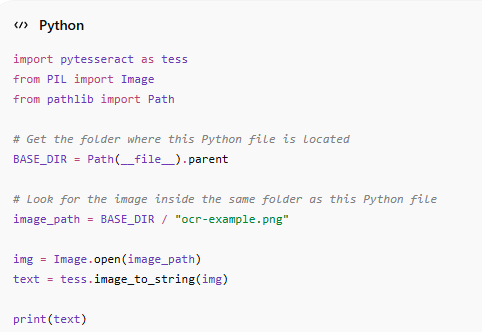
#> input picture learn-python/ocr-example.png, 482 x 332 px
$ python -i Image-Preprocessing-OCR.py   (imports and definitions only)
#> lines starting #> are read from the running program, lines starting #| are printed output that depends on the picture; after the words box and inside, x2 and y2 are one past the last pixel; in counts of white or black regions, pixels touching at a corner belong together
# Importing necessary libraries
import cv2
import numpy as np

# [6 lines left out: function open, not called in this run]

def save(cv2_im, filename='image.png'):
    """Saves the OpenCV image in cv2_im as an image file."""
    cv2.imwrite(filename, cv2_im)

def grayscale(cv2_im):
    """Returns an OpenCV image of cv2_im as a grayscale image."""
    return cv2.cvtColor(cv2_im, cv2.COLOR_BGR2GRAY)

# [21 lines left out: functions binarize, brightness, contrast, not called in this run]

def invert(cv2_im):
    """Returns an OpenCV image of cv2_im with the colors inverted."""
    return cv2.bitwise_not(cv2_im)

# [38 lines left out: functions thin_lines, thicken_lines, denoise, crop, add_border, not called in this run]

# Additional functions for deskewing images
def getSkewAngle(cvImage) -> float:
    gray = cv2.cvtColor(cvImage, cv2.COLOR_BGR2GRAY)
    blur = cv2.GaussianBlur(gray, (9, 9), 0)
    thresh = cv2.threshold(blur, 0, 255, cv2.THRESH_BINARY_INV + cv2.THRESH_OTSU)[1]
    kernel = cv2.getStructuringElement(cv2.MORPH_RECT, (30, 5))
    dilate = cv2.dilate(thresh, kernel, iterations=2)
    contours, _ = cv2.findContours(dilate, cv2.RETR_LIST, cv2.CHAIN_APPROX_SIMPLE)
    contours = sorted(contours, key=cv2.contourArea, reverse=True)
    largestContour = contours[0]
    minAreaRect = cv2.minAreaRect(largestContour)
    angle = minAreaRect[-1]
    if angle < -45:
        angle = 90 + angle
    return -1.0 * angle

def rotateImage(cvImage, angle: float):
    (h, w) = cvImage.shape[:2]
    center = (w // 2, h // 2)
    M = cv2.getRotationMatrix2D(center, angle, 1.0)
    return cv2.warpAffine(cvImage, M, (w, h), flags=cv2.INTER_CUBIC, borderMode=cv2.BORDER_REPLICATE)

def deskew(cvImage):
    angle = getSkewAngle(cvImage)
    return rotateImage(cvImage, -1.0 * angle)

>>> import cv2
>>> picture = cv2.imread('ocr-example.png')
#> picture is the input picture: shape (332, 482, 3); mean B, G, R 245.3, 244.1, 244.7
>>> result = deskew(picture)
#> in getSkewAngle, `gray = cv2.cvtColor(cvImage, cv2.COLOR_BGR2GRAY)`:
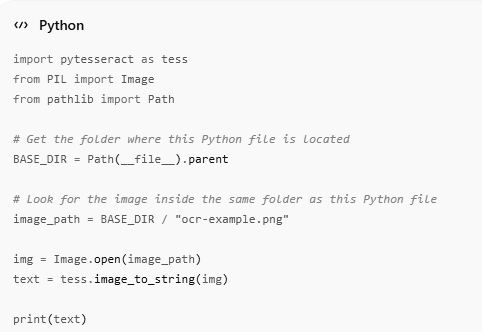
#> gray: shape (332, 482); min 13, max 255, mean 244.4
#> in getSkewAngle, `blur = cv2.GaussianBlur(gray, (9, 9), 0)`:
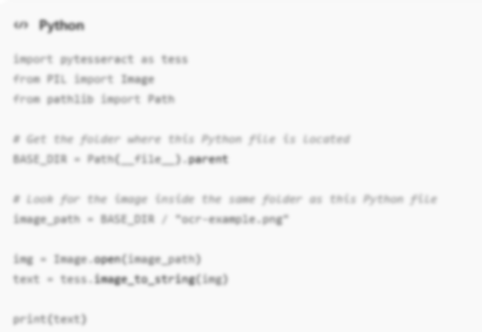
#> blur: shape (332, 482); min 133, max 254, mean 244.4
#> in getSkewAngle, `thresh = cv2.threshold(blur, 0, 255, cv2.THRESH_BINARY_INV + cv2.THRES..`:
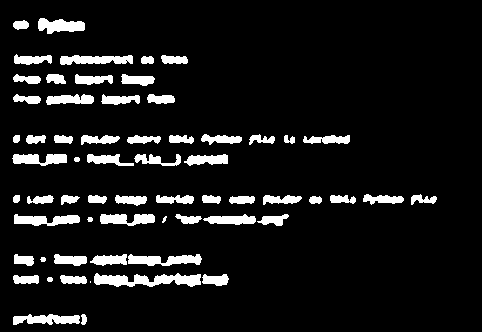
#> thresh: shape (332, 482); 9% white; 62 white regions (2 under 20 px), largest, box (x1, y1, x2, y2) and area: (94, 273, 201, 287) 944, (128, 254, 202, 266) 582, (60, 55, 133, 65) 544
#> in getSkewAngle, `dilate = cv2.dilate(thresh, kernel, iterations=2)`:
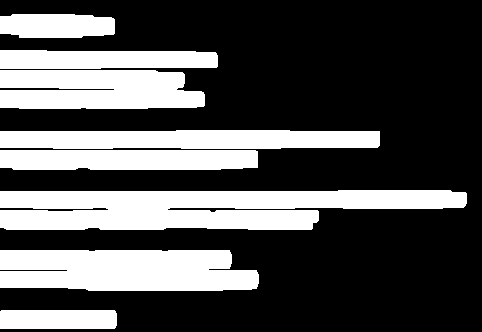
#> dilate: shape (332, 482); 32.3% white; 8 white regions
#> in getSkewAngle, `contours, _ = cv2.findContours(dilate, cv2.RETR_LIST, cv2.CHAIN_APPROX..`: contours = 8 contours; box (x1, y1, x2, y2) and area: (0, 190, 467, 230) 13755, (0, 250, 259, 291) 9286, (0, 70, 205, 109) 6872, (0, 130, 380, 149) 6336, (0, 150, 258, 170) 4782, (0, 50, 218, 69) 3594, (0, 14, 115, 38) 2374, (0, 310, 117, 329) 2082
#> in getSkewAngle, `largestContour = contours[0]`: largestContour = contour of 70 points, box (x1, y1, x2, y2) (0, 190, 467, 230), area 13755
#> in getSkewAngle, `minAreaRect = cv2.minAreaRect(largestContour)`: minAreaRect = ((233, 209.8), (466.1, 38.92), -0.17)
#> in getSkewAngle, `angle = minAreaRect[-1]`: angle = -0.17
#> in deskew, `angle = getSkewAngle(cvImage)`: angle = 0.17
#> in rotateImage, `return cv2.warpAffine(cvImage, M, (w, h), flags=cv2.INTER_CUBIC, borde..`:
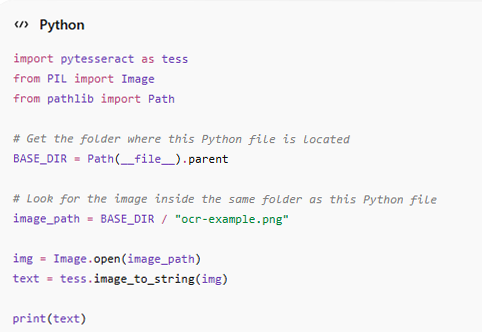
#> returned value: shape (332, 482, 3); mean of channels 0, 1, 2 245.2, 243.9, 244.6; drawn as B, G, R
